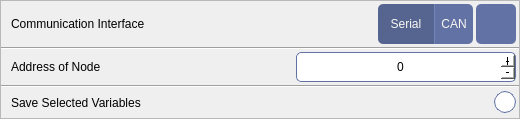
                      <widget class="QFrame" name="frameLineCom">
                       <property name="sizePolicy">
                        <sizepolicy hsizetype="Maximum" vsizetype="Preferred">
                         <horstretch>1</horstretch>
                         <verstretch>0</verstretch>
                        </sizepolicy>
                       </property>
                       <property name="minimumSize">
                        <size>
                         <width>520</width>
                         <height>0</height>
                        </size>
                       </property>
                       <property name="maximumSize">
                        <size>
                         <width>520</width>
                         <height>16777215</height>
                        </size>
                       </property>
                       <property name="styleSheet">
                        <string notr="true">#frameLineCom {
	background: white;
	border: 0px solid #6272a4;
	border-radius: 7px;
}</string>
                       </property>
                       <property name="frameShape">
                        <enum>QFrame::Shape::StyledPanel</enum>
                       </property>
                       <property name="frameShadow">
                        <enum>QFrame::Shadow::Raised</enum>
                       </property>
                       <layout class="QGridLayout" name="gridLayout_17">
                        <property name="leftMargin">
                         <number>0</number>
                        </property>
                        <property name="topMargin">
                         <number>3</number>
                        </property>
                        <property name="rightMargin">
                         <number>0</number>
                        </property>
                        <property name="bottomMargin">
                         <number>3</number>
                        </property>
                        <property name="spacing">
                         <number>3</number>
                        </property>
                        <item row="4" column="0">
                         <widget class="QWidget" name="widgetLayoutSaveSelection" native="true">
                          <layout class="QHBoxLayout" name="horizontalLayout_21">
                           <property name="spacing">
                            <number>3</number>
                           </property>
                           <property name="leftMargin">
                            <number>10</number>
                           </property>
                           <property name="topMargin">
                            <number>0</number>
                           </property>
                           <property name="rightMargin">
                            <number>3</number>
                           </property>
                           <property name="bottomMargin">
                            <number>0</number>
                           </property>
                           <item>
                            <widget class="QLabel" name="labelSaveSelection">
                             <property name="minimumSize">
                              <size>
                               <width>250</width>
                               <height>0</height>
                              </size>
                             </property>
                             <property name="text">
                              <string>Save Selected Variables</string>
                             </property>
                            </widget>
                           </item>
                           <item>
                            <spacer name="horizontalSpacer_7">
                             <property name="orientation">
                              <enum>Qt::Orientation::Horizontal</enum>
                             </property>
                             <property name="sizeHint" stdset="0">
                              <size>
                               <width>310</width>
                               <height>20</height>
                              </size>
                             </property>
                            </spacer>
                           </item>
                           <item>
                            <widget class="QCheckBox" name="checkBoxSaveSelection">
                             <property name="minimumSize">
                              <size>
                               <width>0</width>
                               <height>25</height>
                              </size>
                             </property>
                             <property name="maximumSize">
                              <size>
                               <width>16777215</width>
                               <height>30</height>
                              </size>
                             </property>
                             <property name="layoutDirection">
                              <enum>Qt::LayoutDirection::RightToLeft</enum>
                             </property>
                             <property name="styleSheet">
                              <string notr="true">QCheckBox::indicator {
    border: 1px solid #6272a4;
	width: 20px;
	height: 20px;
	border-radius: 11px;
    background: white;
}
QCheckBox::indicator:hover {
    border: 1px solid #7284b9;
}
QCheckBox::indicator:checked {
	background-image: url(:/icons/icons/icon_check.png);
	background-repeat: no-repeat;
    background-position: center;
}</string>
                             </property>
                             <property name="text">
                              <string/>
                             </property>
                            </widget>
                           </item>
                          </layout>
                         </widget>
                        </item>
                        <item row="0" column="0">
                         <widget class="QWidget" name="widgetLayoutCom" native="true">
                          <layout class="QHBoxLayout" name="horizontalLayoutCom">
                           <property name="spacing">
                            <number>3</number>
                           </property>
                           <property name="leftMargin">
                            <number>10</number>
                           </property>
                           <property name="topMargin">
                            <number>0</number>
                           </property>
                           <property name="rightMargin">
                            <number>3</number>
                           </property>
                           <property name="bottomMargin">
                            <number>0</number>
                           </property>
                           <item>
                            <widget class="QLabel" name="labelComInterface">
                             <property name="enabled">
                              <bool>true</bool>
                             </property>
                             <property name="minimumSize">
                              <size>
                               <width>250</width>
                               <height>0</height>
                              </size>
                             </property>
                             <property name="styleSheet">
                              <string notr="true">QLabel {
	color: black;
}

QLabel:disabled {
	color: #7d7d7d;
}</string>
                             </property>
                             <property name="text">
                              <string>Communication Interface</string>
                             </property>
                             <property name="wordWrap">
                              <bool>true</bool>
                             </property>
                            </widget>
                           </item>
                           <item>
                            <spacer name="horizontalSpacer_23">
                             <property name="orientation">
                              <enum>Qt::Orientation::Horizontal</enum>
                             </property>
                             <property name="sizeHint" stdset="0">
                              <size>
                               <width>40</width>
                               <height>20</height>
                              </size>
                             </property>
                            </spacer>
                           </item>
                           <item>
                            <widget class="QWidget" name="widgetLayoutComButtons" native="true">
                             <property name="enabled">
                              <bool>true</bool>
                             </property>
                             <layout class="QHBoxLayout" name="horizontalLayoutComButtons">
                              <property name="spacing">
                               <number>0</number>
                              </property>
                              <property name="leftMargin">
                               <number>0</number>
                              </property>
                              <property name="topMargin">
                               <number>0</number>
                              </property>
                              <property name="rightMargin">
                               <number>0</number>
                              </property>
                              <property name="bottomMargin">
                               <number>0</number>
                              </property>
                              <item>
                               <widget class="QPushButton" name="pushButtonSetSerial">
                                <property name="enabled">
                                 <bool>true</bool>
                                </property>
                                <property name="minimumSize">
                                 <size>
                                  <width>0</width>
                                  <height>30</height>
                                 </size>
                                </property>
                                <property name="maximumSize">
                                 <size>
                                  <width>87</width>
                                  <height>40</height>
                                 </size>
                                </property>
                                <property name="styleSheet">
                                 <string notr="true">QPushButton {
	background-color: #6272a4;	
	border-top-left-radius: 5px;
	border-bottom-left-radius: 5px;
	border-right: 1px solid #7284b9;
    color: #f8f8f2;
	padding-left: 6px;
	padding-right: 6px;
}

QPushButton:hover {
	background-color: #7284b9;
	color: #f8f8f2;
}

QPushButton:checked {
	background-color: #566490;
	color: #f8f8f2;
}</string>
                                </property>
                                <property name="text">
                                 <string>  Serial  </string>
                                </property>
                                <property name="checkable">
                                 <bool>true</bool>
                                </property>
                                <property name="checked">
                                 <bool>true</bool>
                                </property>
                               </widget>
                              </item>
                              <item>
                               <widget class="QPushButton" name="pushButtonSetCAN">
                                <property name="enabled">
                                 <bool>true</bool>
                                </property>
                                <property name="minimumSize">
                                 <size>
                                  <width>0</width>
                                  <height>40</height>
                                 </size>
                                </property>
                                <property name="maximumSize">
                                 <size>
                                  <width>88</width>
                                  <height>40</height>
                                 </size>
                                </property>
                                <property name="styleSheet">
                                 <string notr="true">QPushButton {
	background-color: #6272a4;	
	border-top-right-radius: 5px;
	border-bottom-right-radius: 5px;
    color: #f8f8f2;
	padding-left: 6px;
	padding-right: 6px;
}

QPushButton:hover {
	background-color: #7284b9;
	color: #f8f8f2;
}

QPushButton:checked {
	background-color: #566490;
	color: #f8f8f2;
}</string>
                                </property>
                                <property name="text">
                                 <string>CAN</string>
                                </property>
                                <property name="checkable">
                                 <bool>true</bool>
                                </property>
                               </widget>
                              </item>
                             </layout>
                            </widget>
                           </item>
                           <item>
                            <widget class="QPushButton" name="pushButtonConfigureInterface">
                             <property name="enabled">
                              <bool>true</bool>
                             </property>
                             <property name="minimumSize">
                              <size>
                               <width>40</width>
                               <height>40</height>
                              </size>
                             </property>
                             <property name="maximumSize">
                              <size>
                               <width>40</width>
                               <height>40</height>
                              </size>
                             </property>
                             <property name="styleSheet">
                              <string notr="true">QPushButton {
	background-color: #6272a4;	
	border-radius: 5px;
    color: #f8f8f2;
}

QPushButton:hover {
	background-color: #7284b9;
	color: #f8f8f2;
}

QPushButton:pressed {
	background-color: #566490;
	color: #f8f8f2;
}

QPushButton:disabled {
	background-color: #aaaaaa;
}</string>
                             </property>
                             <property name="text">
                              <string/>
                             </property>
                             <property name="icon">
                              <iconset resource="q_resources.qrc">
                               <normaloff>:/icons/icons/icon_network_settings.png</normaloff>:/icons/icons/icon_network_settings.png</iconset>
                             </property>
                             <property name="iconSize">
                              <size>
                               <width>30</width>
                               <height>30</height>
                              </size>
                             </property>
                            </widget>
                           </item>
                          </layout>
                         </widget>
                        </item>
                        <item row="2" column="0">
                         <widget class="QWidget" name="widgetLayoutNodeAddr" native="true">
                          <layout class="QHBoxLayout" name="horizontalLayoutNodeAddr">
                           <property name="spacing">
                            <number>3</number>
                           </property>
                           <property name="leftMargin">
                            <number>10</number>
                           </property>
                           <property name="topMargin">
                            <number>0</number>
                           </property>
                           <property name="rightMargin">
                            <number>3</number>
                           </property>
                           <property name="bottomMargin">
                            <number>0</number>
                           </property>
                           <item>
                            <widget class="QLabel" name="labelNodeAddress">
                             <property name="minimumSize">
                              <size>
                               <width>250</width>
                               <height>0</height>
                              </size>
                             </property>
                             <property name="styleSheet">
                              <string notr="true">QLabel {
	color: black;
}

QLabel:disabled {
	color: #7d7d7d;
}</string>
                             </property>
                             <property name="text">
                              <string>Address of Node</string>
                             </property>
                             <property name="wordWrap">
                              <bool>true</bool>
                             </property>
                            </widget>
                           </item>
                           <item>
                            <spacer name="horizontalSpacer_24">
                             <property name="orientation">
                              <enum>Qt::Orientation::Horizontal</enum>
                             </property>
                             <property name="sizeHint" stdset="0">
                              <size>
                               <width>40</width>
                               <height>20</height>
                              </size>
                             </property>
                            </spacer>
                           </item>
                           <item>
                            <widget class="QSpinBox" name="spinBoxNodeAddr">
                             <property name="enabled">
                              <bool>true</bool>
                             </property>
                             <property name="minimumSize">
                              <size>
                               <width>220</width>
                               <height>30</height>
                              </size>
                             </property>
                             <property name="maximumSize">
                              <size>
                               <width>220</width>
                               <height>30</height>
                              </size>
                             </property>
                             <property name="styleSheet">
                              <string notr="true">QSpinBox {
	color: black;
	background-color: white;
	border-radius: 5px;
	border: 1px solid #6272a4;
	padding-left: 5px;
}

QSpinBox:disabled {
	color: #7d7d7d;
	border: 1px solid #7d7d7d;
}

QSpinBox::down-button {
	width: 28px;
	height: 28px;
	subcontrol-position: left;
	border-top-left-radius: 3px;
	border-bottom-left-radius: 3px;
	background-image: url(:/icons/icons/icon_minus.png);
	background-position: center;
	background-repeat: no-reperat;
	border-right: 1px solid #6272a4;
	border-top: 1px solid #6272a4;
	border-bottom: 1px solid #6272a4;
	margin-left: 1px;
 }

QSpinBox::up-button:hover,
QSpinBox::down-button:hover {
	background-color: #d1eeff;
 }

QSpinBox::up-button:pressed,
QSpinBox::down-button:pressed {
	background-color: #f8f8f2;
}

QSpinBox::down-button:disabled {
	background-color: #aaaaaa;
	border-left-color: #aaaaaa;
	border-top: 1px solid #aaaaaa;
 }

QSpinBox::up-button {
	width: 28px;
	height: 28px;
	subcontrol-position: right;
	border-top-right-radius: 3px;
	border-bottom-right-radius: 3px;
	background-image: url(:/icons/icons/icon_plus.png);
	background-position: center;
	background-repeat: no-reperat;
	border-left: 1px solid #6272a4;
	border-top: 1px solid #6272a4;
	border-bottom: 1px solid #6272a4;
	margin-right: 1px;
 }

QSpinBox::up-button:disabled {
	background-color: #aaaaaa;
	border-left-color: #aaaaaa;
 }
</string>
                             </property>
                             <property name="locale">
                              <locale language="English" country="UnitedStates"/>
                             </property>
                             <property name="alignment">
                              <set>Qt::AlignmentFlag::AlignCenter</set>
                             </property>
                             <property name="buttonSymbols">
                              <enum>QAbstractSpinBox::ButtonSymbols::PlusMinus</enum>
                             </property>
                             <property name="maximum">
                              <number>255</number>
                             </property>
                            </widget>
                           </item>
                          </layout>
                         </widget>
                        </item>
                        <item row="3" column="0">
                         <widget class="Line" name="line_13">
                          <property name="minimumSize">
                           <size>
                            <width>0</width>
                            <height>2</height>
                           </size>
                          </property>
                          <property name="maximumSize">
                           <size>
                            <width>16777215</width>
                            <height>2</height>
                           </size>
                          </property>
                          <property name="orientation">
                           <enum>Qt::Orientation::Horizontal</enum>
                          </property>
                         </widget>
                        </item>
                        <item row="1" column="0">
                         <widget class="Line" name="line_1">
                          <property name="minimumSize">
                           <size>
                            <width>0</width>
                            <height>2</height>
                           </size>
                          </property>
                          <property name="maximumSize">
                           <size>
                            <width>16777215</width>
                            <height>2</height>
                           </size>
                          </property>
                          <property name="orientation">
                           <enum>Qt::Orientation::Horizontal</enum>
                          </property>
                         </widget>
                        </item>
                       </layout>
                      </widget>
